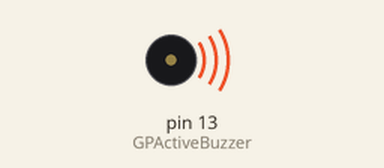
The sketch below on a simulated Arduino Uno, built with avr-gcc and run on an emulated ATmega328P. On the bench: buzzer (waves = sounding, pin HIGH).

Above: at 1.5 s.
At 4.0 s:
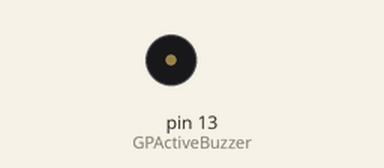
Timing chart, 0 to 6.5 s (numbered marks = the images above):
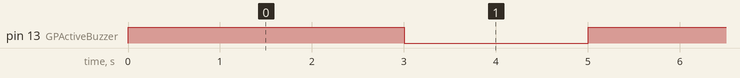

Measured:
- by itself, pin 13 (GPActiveBuzzer): alternates HIGH for 3.0 s and LOW for 2.0 s

The sketch:

som.ino
```cpp
int GPActiveBuzzer = 13;

void setup () {
    pinMode (GPActiveBuzzer, OUTPUT);
}

void loop () {
    digitalWrite (GPActiveBuzzer, HIGH);
    delay (3000);
    digitalWrite (GPActiveBuzzer, LOW);
    delay (2000);
}
```
